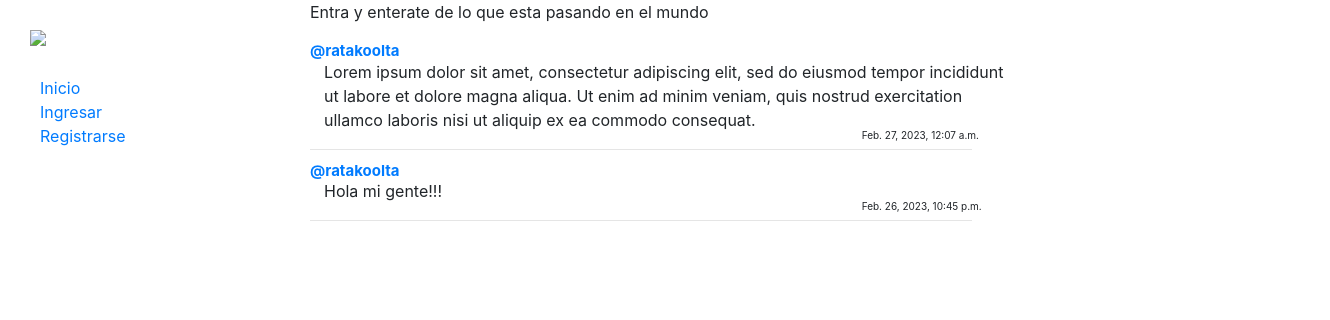
Before: / with the older database file.
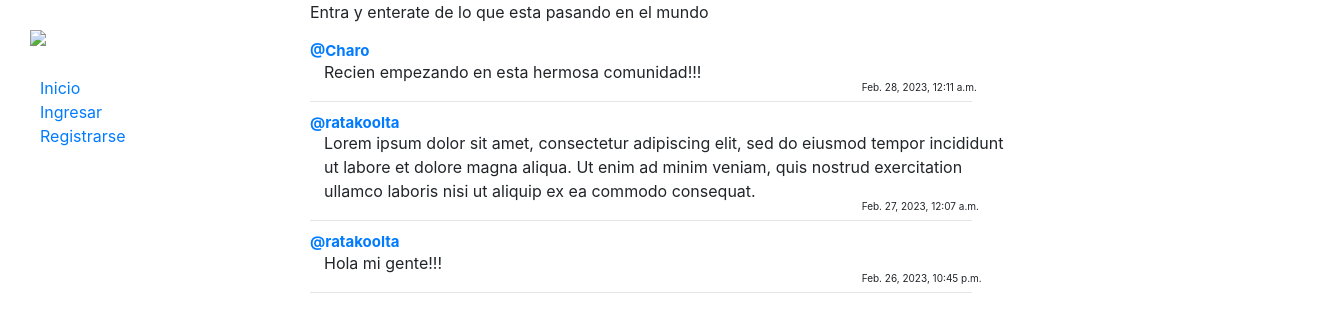
After: the same page with the newer database file.
### network/models.py (models this page shows, shortened)
class Post(models.Model):
    user = models.ForeignKey(User, on_delete=models.CASCADE, related_name="autor")
    post = models.CharField(max_length=140)
    date = models.DateTimeField(auto_now_add=True)

class User(AbstractUser):
    pass

### network/views.py (the view)
# urls.py: path("", views.index, name="index"),
def index(request):
    inicio = Post.objects.all().order_by("id").reverse()
    paginator = Paginator(inicio, 10)
    paginas = request.GET.get('page')
    publicaciones = paginator.get_page(paginas)
    return render(request, "network/index.html", {
        "inicio": inicio,
        "publicaciones": publicaciones
    })

### network/templates/network/index.html (shortened to what this page needs)
{% extends "network/layout.html" %}
{% block body %}
    {% if user.is_authenticated %}
        <h2 style="margin-top: 20px;">Inicio</h2> <br><br><br>
        <form action="{% url 'newPost' %}" method="post">
            {% csrf_token %}
            <textarea style="width: 60%;" name="post" row="4" cols="100" placeholder="¿Que esta pasando?"></textarea> <br>
            <input class="btn-primary" type="submit" value="Postear" id="btn"/>
        </form>
        <hr>
    {% else %}
        <p>Entra y enterate de lo que esta pasando en el mundo</p>
    {% endif %}
    <div class="inicio">
        {% for post in publicaciones %}
            <div>
                <p id="usuario"><a href="{% url 'profile' user_id=post.user.id %}">@{{ post.user }}</a></p>
                <p id="post"> {{ post.post }}</p>
                <p id="fecha">{{ post.date }}</p>
                <hr style="margin-bottom: 10px;">
            </div>
            {% endfor %}
    </div>
{% endblock %}

### network/templates/network/layout.html (shortened to what this page needs)
{% load static %}
<!DOCTYPE html>
<html lang="en">
    <head>
        <link rel="stylesheet" href="https://stackpath.bootstrapcdn.com/bootstrap/4.4.1/css/bootstrap.min.css">
        <link href="{% static 'network/styles.css' %}" rel="stylesheet">
    </head>
    <body>
        <div class="row">
            <div class="sidebar col-lg-2 col-md-3" id="side" style="width: 250px;">
                <img id="logo" src="https://res.cloudinary.com/db90zkbrv/image/upload/v1677458586/logo_geoodt.png">
              <ul>
                    <div>
                        <a href="{% url 'index' %}">Inicio</a>
                    </div>
                {% if user.is_authenticated %}
                    <div>
                        <a href="#">Siguiendo</a>
                    </div>
                    <div>
                        <a href="{% url 'logout' %}">Salir</a>
                    </div>
                {% else %}
                    <div>
                        <a href="{% url 'login' %}">Ingresar</a>
                    </div>
                    <div>
                        <a href="{% url 'register' %}">Registrarse</a>
                    </div>
                {% endif %}
              </ul>
            </div>
            <div class="main col-lg-10 col-md-9" id="main">
                    {% block body %}
                    {% endblock %}
            </div>
        </div>
    </body>
</html>

### network/static/network/styles.css (style rules this page uses)
#side { position: fixed; width: 310px; }
#main { margin-left: 310px; }
hr { width: 60%; margin-left: 0%; }
#usuario { font-weight: bold; margin-bottom: -3px; font-size: 15px; }
#post { margin-left: 14px; width: 690px; }
#fecha { font-size: 10px; margin-left: 50%; margin-top: -20px; margin-bottom: -10px; }
#logo { width: 250px; margin: 30px; }
body { overflow-x: hidden; }

Changed rows visible on the page:
added Post: user "Charo", post "Recien empezando en esta hermosa comunidad!!!", date "Feb. 28, 2023, 12:11 a.m."
